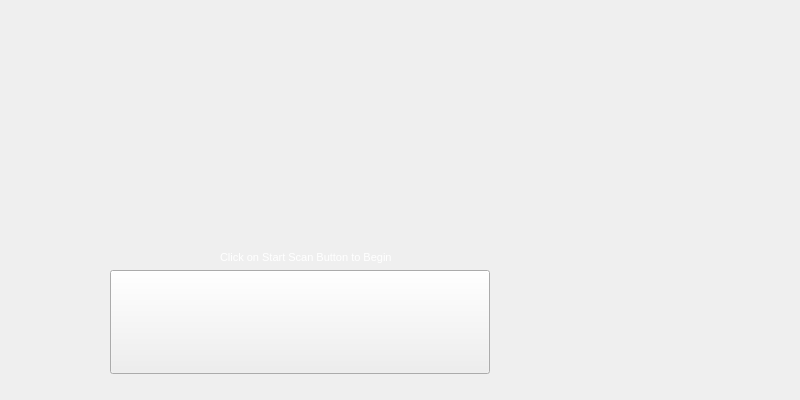
<?xml version="1.0" encoding="UTF-8"?>
<ui version="4.0">
 <class>WelcomeWidget</class>
 <widget class="QWidget" name="WelcomeWidget">
  <property name="geometry">
   <rect>
    <x>0</x>
    <y>0</y>
    <width>800</width>
    <height>400</height>
   </rect>
  </property>
  <property name="sizePolicy">
   <sizepolicy hsizetype="Preferred" vsizetype="Fixed">
    <horstretch>0</horstretch>
    <verstretch>0</verstretch>
   </sizepolicy>
  </property>
  <property name="windowTitle">
   <string>Form</string>
  </property>
  <widget class="QPushButton" name="startScanButton">
   <property name="geometry">
    <rect>
     <x>110</x>
     <y>270</y>
     <width>380</width>
     <height>104</height>
    </rect>
   </property>
   <property name="styleSheet">
    <string notr="true"/>
   </property>
   <property name="text">
    <string/>
   </property>
   <property name="iconSize">
    <size>
     <width>128</width>
     <height>128</height>
    </size>
   </property>
  </widget>
  <widget class="QLabel" name="label_2">
   <property name="geometry">
    <rect>
     <x>220</x>
     <y>250</y>
     <width>181</width>
     <height>16</height>
    </rect>
   </property>
   <property name="text">
    <string>&lt;!DOCTYPE HTML PUBLIC &quot;-//W3C//DTD HTML 4.0//EN&quot; &quot;http://www.w3.org/TR/REC-html40/strict.dtd&quot;&gt;
&lt;html&gt;&lt;head&gt;&lt;meta name=&quot;qrichtext&quot; content=&quot;1&quot; /&gt;&lt;style type=&quot;text/css&quot;&gt;
p, li { white-space: pre-wrap; }
&lt;/style&gt;&lt;/head&gt;&lt;body style=&quot; font-family:'MS Shell Dlg 2'; font-size:8.25pt; font-weight:400; font-style:normal;&quot;&gt;
&lt;p style=&quot; margin-top:0px; margin-bottom:0px; margin-left:0px; margin-right:0px; -qt-block-indent:0; text-indent:0px;&quot;&gt;&lt;span style=&quot; font-size:8pt; color:#ffffff;&quot;&gt;Click on Start Scan Button to Begin&lt;/span&gt;&lt;/p&gt;&lt;/body&gt;&lt;/html&gt;</string>
   </property>
  </widget>
 </widget>
 <resources/>
 <connections/>
</ui>
